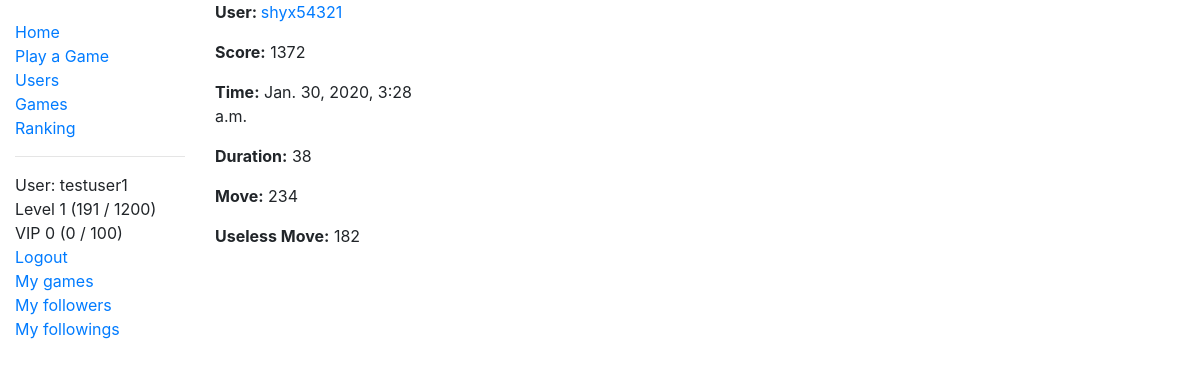
Page /two_zero_four_eight/game/64 (signed in) on the committed database.
### two_zero_four_eight/models.py (models this page shows, shortened)
class User(AbstractUser):
    game_played = models.IntegerField(verbose_name='Number of Games Played', default=0)
    best_game = models.OneToOneField('Game', on_delete=models.CASCADE, null=True, blank=True)
    highest_score = models.PositiveIntegerField(verbose_name='Highest Score', null=True, blank=True)
    experience = models.IntegerField(verbose_name='Experience', default=0)
    money_deposited = models.IntegerField(verbose_name='Money Deposited', default=0)
    num_follower = models.IntegerField(verbose_name='Followers', default=0)
    num_following = models.IntegerField(verbose_name='Followings', default=0)
    class Meta:
        ordering = ['date_joined']
    def get_absolute_url(self):
        return reverse('user-detail', args=[str(self.id)])
    @property
    def level(self):
        return binary_search(number=self.experience, array=experience_table)
    @property
    def level_string(self):
        return 'Level ' + status_string(level=self.level, experience=self.experience, table=experience_table)
    @property
    def vip_level(self):
        return binary_search(number=self.money_deposited, array=vip_table)
    @property
    def vip_level_string(self):
        return 'VIP ' + status_string(level=self.vip_level, experience=self.money_deposited, table=vip_table)

class Game(models.Model):
    player = models.ForeignKey(User, on_delete=models.CASCADE, null=False, blank=False)
    score = models.PositiveIntegerField(verbose_name='Score')
    started_at = models.DateTimeField(default=timezone.now, db_index=True)
    duration_second = models.PositiveIntegerField(verbose_name='Duration in Second')
    time_2048_second = models.PositiveIntegerField(verbose_name='Time taken to achieve 2048', null=True, blank=True)
    move = models.PositiveIntegerField(verbose_name='Number of Moves', default=0)
    useless_move = models.IntegerField(verbose_name='Number of useless moves', default=0)
    game_reconstruction = models.TextField(verbose_name='Game Reconstruction', null=True, default=None)
    class Meta:
        ordering = ['-started_at']

### two_zero_four_eight/views.py (the view)
# urls.py: path('game/<int:pk>', views.GameDetailView.as_view(), name='game-detail'),
class GameDetailView(LoginRequiredMixin, generic.DetailView):
    model = Game

### two_zero_four_eight/models.py (called while the page is built)
def binary_search(array, number):
    hi = len(array)
    lo = 0
    while hi > lo:
        mid = lo + int((hi - lo + 1) / 2)
        if array[mid] <= number:
            lo = mid
        else:
            hi = mid - 1
    return lo

def status_string(level, experience, table):
    return str(level) + ' (' + str(experience - table[level]) + ' / ' + str(table[level + 1] - table[level]) + ')'

### two_zero_four_eight/templates/two_zero_four_eight/game_detail.html (shortened to what this page needs)
{% extends "base_generic.html" %}
{% block additional_css %}
<link rel="stylesheet" href="{% static 'css/game.css' %}">
{% endblock %}
{% block content %}
<div class="row">
  <div class="col-sm-3">
<p><strong>User: </strong><a href='{{game.player.get_absolute_url}}'>{{ game.player }} </a></p>
<p><strong>Score:</strong> {{ game.score }}</p>
<p><strong>Time:</strong> {{ game.started_at }}</p>
<p><strong>Duration:</strong> {{ game.duration_second }}</p>
<p><strong>Move:</strong> {{ game.move }}</p>
<p><strong>Useless Move:</strong> {{ game.useless_move }}</p>
</div>
<div class="col-sm-6" id="replay"></div>
</div>
{% endblock %}

### two_zero_four_eight/templates/base_generic.html (shortened to what this page needs)
<!DOCTYPE html>
<html lang="en">
<head>
  <link rel="stylesheet" href="https://stackpath.bootstrapcdn.com/bootstrap/4.1.3/css/bootstrap.min.css">
  {% load bootstrap_pagination %}
  <link rel="stylesheet" href="{% static 'css/styles.css' %}">
  {% block additional_css %} {% endblock %}
</head>
<body>
  <div class="container-fluid">
    <div class="row">
      <div class="col-sm-2">
      {% block sidebar %}
        <ul class="sidebar-nav">
          <li><a href="{% url 'index' %}">Home</a></li>
          <li><a href="{% url 'play-game' %}">Play a Game</a></li>
          <li><a href="{% url 'users' %}">Users</a></li>
          <li><a href="{% url 'games' %}">Games</a></li>
          <li><a href="{% url 'user-rank' %}">Ranking</a></li>
          <hr/>
          {% if user.is_authenticated %}
          <li>User: {{ user.get_username }}</li>
          <li>{{ user.level_string }}</li>
          <li>{{ user.vip_level_string }}</li>
          <li><a href="{% url 'logout'%}?next={{request.path}}">Logout</a></li>
          <li><a href="{% url 'user-game' user.id %}">My games</a></li>
          <li><a href="{% url 'user-follower' %}">My followers</a></li>
          <li><a href="{% url 'user-following' %}">My followings</a></li>
          {% else %}
             <li><a href="{% url 'login'%}?next={{request.path}}">Login</a></li>
          {% endif %}
        </ul>
     {% endblock %}
      </div>
      <div class="col-sm-10 ">
          {% block content %}{% endblock %}
      </div>
    </div>
  </div>
</body>
</html>

### two_zero_four_eight/static/css/styles.css (style rules this page uses)
.sidebar-nav { margin-top: 20px; padding: 0; list-style: none; }

### rows in the picture
User: get_username "testuser1", level_string "Level 1 (191 / 1200)", vip_level_string "VIP 0 (0 / 100)"
Game: player "shyx54321", score "1372", started_at "Jan. 30, 2020, 3:28 a.m.", duration_second "38", move "234", useless_move "182"
